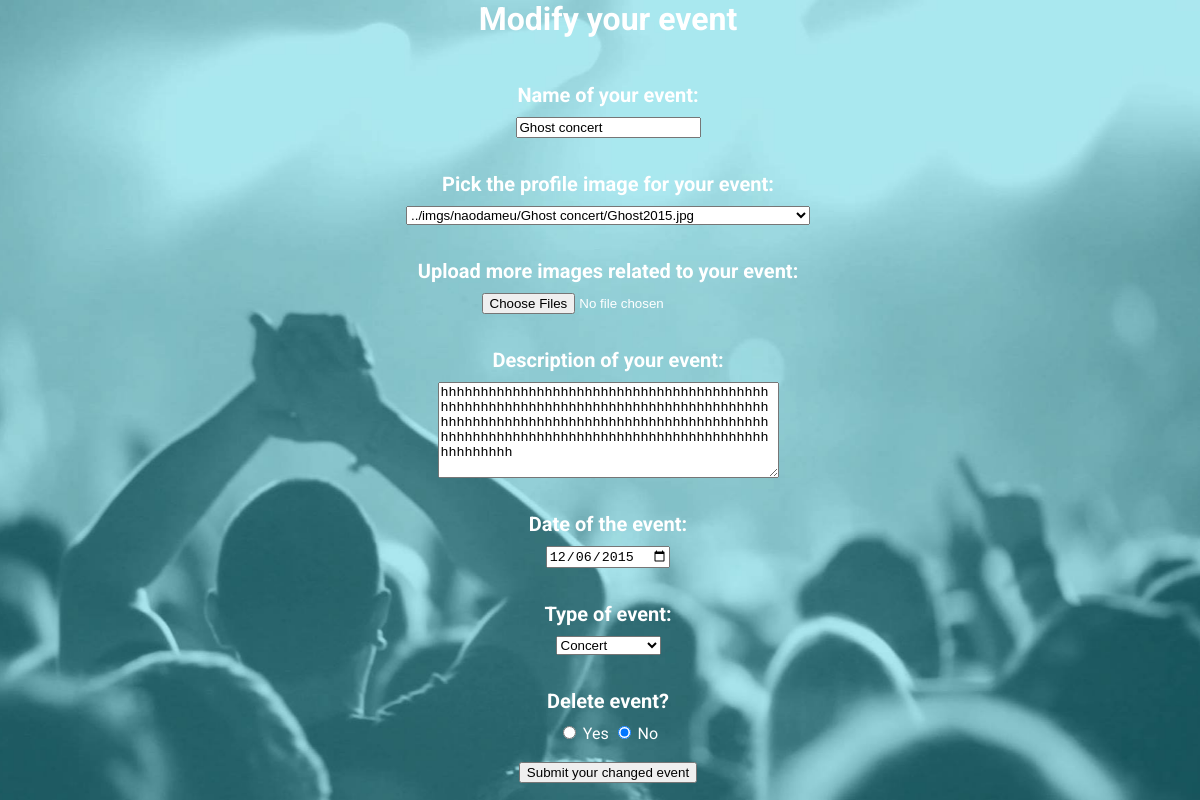
Page /templates/modify_event.php?event_id=1 on the committed database.
### tables this page shows
CREATE TABLE events (
	id_event INTEGER,
	username VARCHAR,
    id_events_types INTEGER,
    name VARCHAR,
	image VARCHAR,
	event_date DATE,
	description TEXT,
    visibility INTEGER, -- 0-> Public 1-> Private
    PRIMARY KEY (id_event),
    FOREIGN KEY (username) REFERENCES users(username) ON DELETE CASCADE ON UPDATE CASCADE
);

### templates/modify_event.php (the view, shortened to what this page needs)
<?php
    $db = new PDO('sqlite:../db/events.db');
	$event_id = $_GET["event_id"];
    $stmt_1 = $db->prepare("SELECT * FROM events_types");
    $stmt_1->execute();
    $result_1 = $stmt_1->fetchAll();
    $stmt_2 = $db->prepare('SELECT name, event_date, description FROM events WHERE id_event = ?');
    $stmt_2->execute(array($event_id));
    $result_2 = $stmt_2->fetchAll();
	$stmt_3 = $db->prepare('SELECT id_events_images, link FROM events_images WHERE id_event = ?');
	$stmt_3->execute(array($event_id));
	$result_3 = $stmt_3->fetchAll();
    foreach($result_2 as $event_rows)
    {
        $event_name = $event_rows[0];
        $event_date = $event_rows[1];
        $description = $event_rows[2];
    }
?>
<html>
  <head>
	  <link rel="stylesheet" href="../css/style5.css">
  </head>
  <body>
    <h1>Modify your event</h1>
    <form id="modify_event" action="../db/modify_event_submit.php" method="post" enctype="multipart/form-data">
        <label for="event_name"><br>Name of your event:<br></label>
        <input name="event_name" type="text" value="<?php echo $event_name ?>">
        <label for="event_image"><br>Pick the profile image for your event:<br></label>
		<select id="event_image" name="event_image" form="modify_event">
            <?php
            foreach($result_3 as $event_image)
            {
                echo '<option value='.$event_image['id_events_images'].'>'.$event_image['link'].'</option>';
            }
            ?>
        </select>
		<label for="event_images"><br>Upload more images related to your event:<br></label>
		<input id="event_images" type="file" name="event_images[]" multiple>
        <label for="event_description"><br>Description of your event:<br></label>
		<textarea name="event_description" form="modify_event" required ROWS=6 COLS=40><?php echo $description?></textarea>
        <label for="event_date"><br>Date of the event:<br></label>
        <input id="event_date" type="date" name="event_date" min="<?php echo date('Y-m-d'); ?>" value="<?php echo $event_date ?>">
        <label for="event_type"><br>Type of event:<br></label>
        <select id="event_type" name="event_type" form="modify_event">
            <?php
            foreach($result_1 as $event_type)
            {
                echo '<option value='.$event_type['id_events_types'].'>'.$event_type['name'].'</option>';
            }
            ?>
        </select>
		<label for="delete_event"><br> Delete event?<br></label>
        <div id="delete_event">
            <input type="radio" name="delete_event" value="Yes" required> Yes
            <input type="radio" name="delete_event" value="No" checked required> No
        </div>
        <br><input id="submit" type="submit" name="submit" value="Submit your changed event"/>
    </form>
  </body>
</html>

### css/style5.css (style rules this page uses)
html, body { width: 100%; height: 100%; text-align: center; background: url('../imgs/event_n.jpg') no-repeat center center fixed; background-size: cover; color: white; margin-top: 0; font-family: 'Roboto'; }
label { border-radius: 6px; font-size: 20px; font-weight: bold; border: none; display: block; margin: 10px auto; }

### rows in the picture
events: event_name "Ghost concert", event_description "hhhhhhhhhhhhhhhhhhhhhhhhhhhhhhhhhhhhhhhhhhhhhhhhhhhhhhhhhhhhhhhhhhhhhhhhhhhhhhhhhhhhhhhhhhhhhhhhhhhhhhhhhhhhhhhhhhhhhhhhhhhhhhhhhhhhhhhhhhhhhhhhhhhhhhhhhhhhhhhhhhhhhhhhhhhhh", event_date "12/06/2015"

### other values in the picture
form field event_image "../imgs/naodameu/Ghost concert/Ghost2015.jpg"
form field event_type "Concert"
